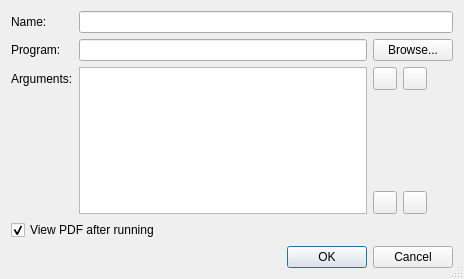
<?xml version="1.0" encoding="UTF-8"?>
<ui version="4.0">
 <class>ToolConfigDialog</class>
 <widget class="QDialog" name="ToolConfigDialog">
  <property name="geometry">
   <rect>
    <x>0</x>
    <y>0</y>
    <width>464</width>
    <height>279</height>
   </rect>
  </property>
  <property name="windowTitle">
   <string>Tool Configuration</string>
  </property>
  <property name="sizeGripEnabled">
   <bool>true</bool>
  </property>
  <property name="modal">
   <bool>true</bool>
  </property>
  <layout class="QGridLayout" name="gridLayout">
   <item row="0" column="0">
    <widget class="QLabel" name="label">
     <property name="text">
      <string>Name:</string>
     </property>
    </widget>
   </item>
   <item row="0" column="1" colspan="5">
    <widget class="QLineEdit" name="toolName">
     <property name="text">
      <string/>
     </property>
    </widget>
   </item>
   <item row="1" column="0">
    <widget class="QLabel" name="label_2">
     <property name="text">
      <string>Program:</string>
     </property>
    </widget>
   </item>
   <item row="1" column="1" colspan="2">
    <widget class="QLineEdit" name="program">
     <property name="sizePolicy">
      <sizepolicy hsizetype="Expanding" vsizetype="Fixed">
       <horstretch>100</horstretch>
       <verstretch>0</verstretch>
      </sizepolicy>
     </property>
     <property name="text">
      <string/>
     </property>
    </widget>
   </item>
   <item row="1" column="3" colspan="3">
    <widget class="QPushButton" name="btnBrowseForProgram">
     <property name="text">
      <string>Browse...</string>
     </property>
    </widget>
   </item>
   <item row="2" column="0">
    <widget class="QLabel" name="label_3">
     <property name="text">
      <string>Arguments:</string>
     </property>
    </widget>
   </item>
   <item row="2" column="1" rowspan="3" colspan="2">
    <widget class="QListWidget" name="arguments">
     <property name="sizePolicy">
      <sizepolicy hsizetype="Expanding" vsizetype="Expanding">
       <horstretch>100</horstretch>
       <verstretch>0</verstretch>
      </sizepolicy>
     </property>
     <property name="alternatingRowColors">
      <bool>true</bool>
     </property>
     <property name="uniformItemSizes">
      <bool>true</bool>
     </property>
    </widget>
   </item>
   <item row="2" column="3">
    <widget class="QToolButton" name="argUp">
     <property name="icon">
      <iconset resource="../res/resources.qrc">
       <normaloff>:/images/tango/go-up.png</normaloff>:/images/tango/go-up.png</iconset>
     </property>
    </widget>
   </item>
   <item row="2" column="4">
    <widget class="QToolButton" name="argDown">
     <property name="icon">
      <iconset resource="../res/resources.qrc">
       <normaloff>:/images/tango/go-down.png</normaloff>:/images/tango/go-down.png</iconset>
     </property>
    </widget>
   </item>
   <item row="3" column="0">
    <spacer>
     <property name="orientation">
      <enum>Qt::Vertical</enum>
     </property>
     <property name="sizeHint" stdset="0">
      <size>
       <width>20</width>
       <height>61</height>
      </size>
     </property>
    </spacer>
   </item>
   <item row="3" column="3">
    <spacer>
     <property name="orientation">
      <enum>Qt::Vertical</enum>
     </property>
     <property name="sizeHint" stdset="0">
      <size>
       <width>20</width>
       <height>20</height>
      </size>
     </property>
    </spacer>
   </item>
   <item row="4" column="3">
    <widget class="QToolButton" name="argAdd">
     <property name="icon">
      <iconset resource="../res/resources.qrc">
       <normaloff>:/images/tango/list-add.png</normaloff>:/images/tango/list-add.png</iconset>
     </property>
    </widget>
   </item>
   <item row="4" column="4">
    <widget class="QToolButton" name="argRemove">
     <property name="icon">
      <iconset resource="../res/resources.qrc">
       <normaloff>:/images/tango/list-remove.png</normaloff>:/images/tango/list-remove.png</iconset>
     </property>
    </widget>
   </item>
   <item row="5" column="0" colspan="2">
    <widget class="QCheckBox" name="viewPdf">
     <property name="text">
      <string>View PDF after running</string>
     </property>
     <property name="checked">
      <bool>true</bool>
     </property>
    </widget>
   </item>
   <item row="6" column="2" colspan="4">
    <widget class="QDialogButtonBox" name="dialogButtonBox">
     <property name="orientation">
      <enum>Qt::Horizontal</enum>
     </property>
     <property name="standardButtons">
      <set>QDialogButtonBox::Cancel|QDialogButtonBox::Ok</set>
     </property>
    </widget>
   </item>
  </layout>
 </widget>
 <tabstops>
  <tabstop>toolName</tabstop>
  <tabstop>program</tabstop>
  <tabstop>arguments</tabstop>
  <tabstop>viewPdf</tabstop>
  <tabstop>dialogButtonBox</tabstop>
 </tabstops>
 <resources>
  <include location="../res/resources.qrc"/>
  <include location="../res/resources.qrc"/>
 </resources>
 <connections>
  <connection>
   <sender>dialogButtonBox</sender>
   <signal>accepted()</signal>
   <receiver>ToolConfigDialog</receiver>
   <slot>accept()</slot>
   <hints>
    <hint type="sourcelabel">
     <x>248</x>
     <y>254</y>
    </hint>
    <hint type="destinationlabel">
     <x>157</x>
     <y>274</y>
    </hint>
   </hints>
  </connection>
  <connection>
   <sender>dialogButtonBox</sender>
   <signal>rejected()</signal>
   <receiver>ToolConfigDialog</receiver>
   <slot>reject()</slot>
   <hints>
    <hint type="sourcelabel">
     <x>316</x>
     <y>260</y>
    </hint>
    <hint type="destinationlabel">
     <x>286</x>
     <y>274</y>
    </hint>
   </hints>
  </connection>
 </connections>
</ui>
